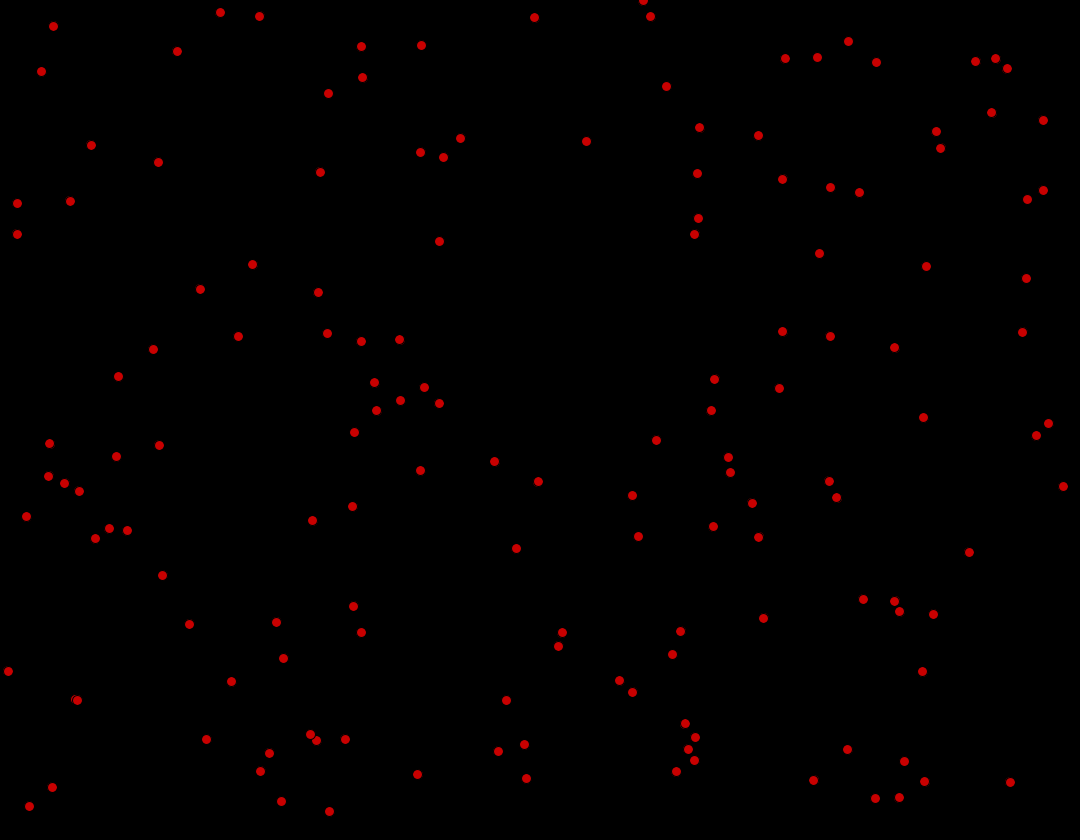
Frame 1 (no input)
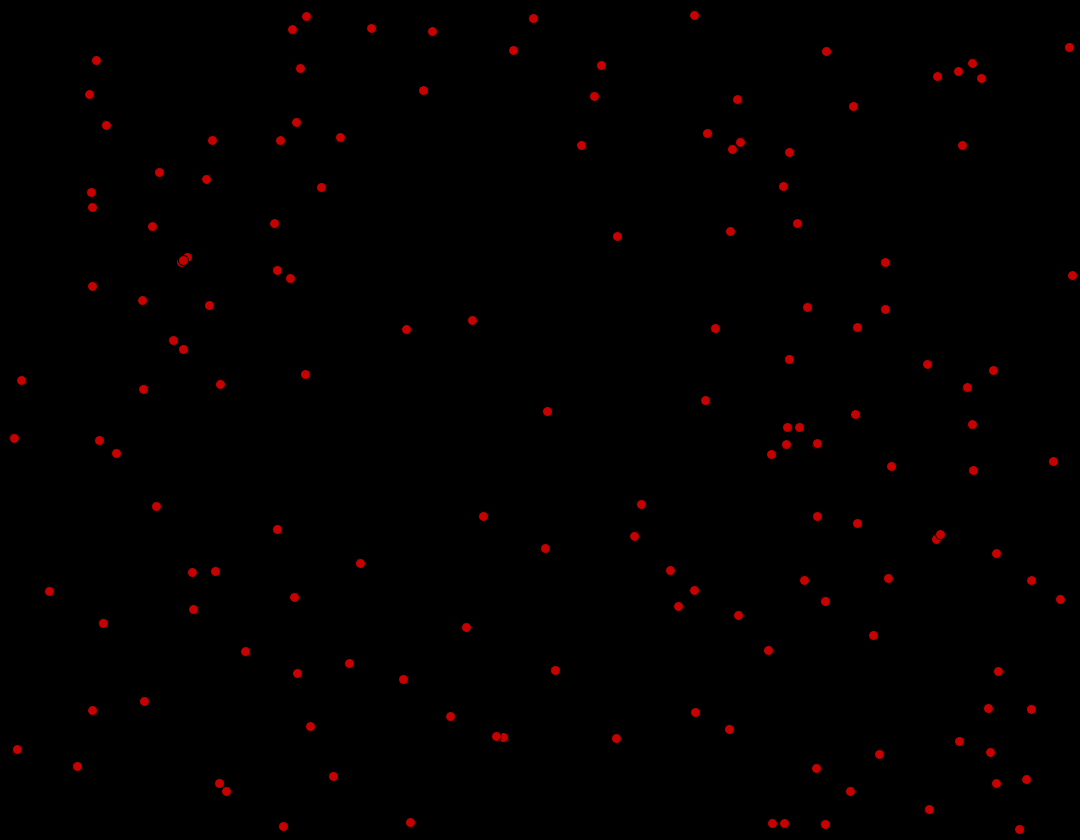
Frame 60 (the mouse pressed at the canvas centre just before this capture)
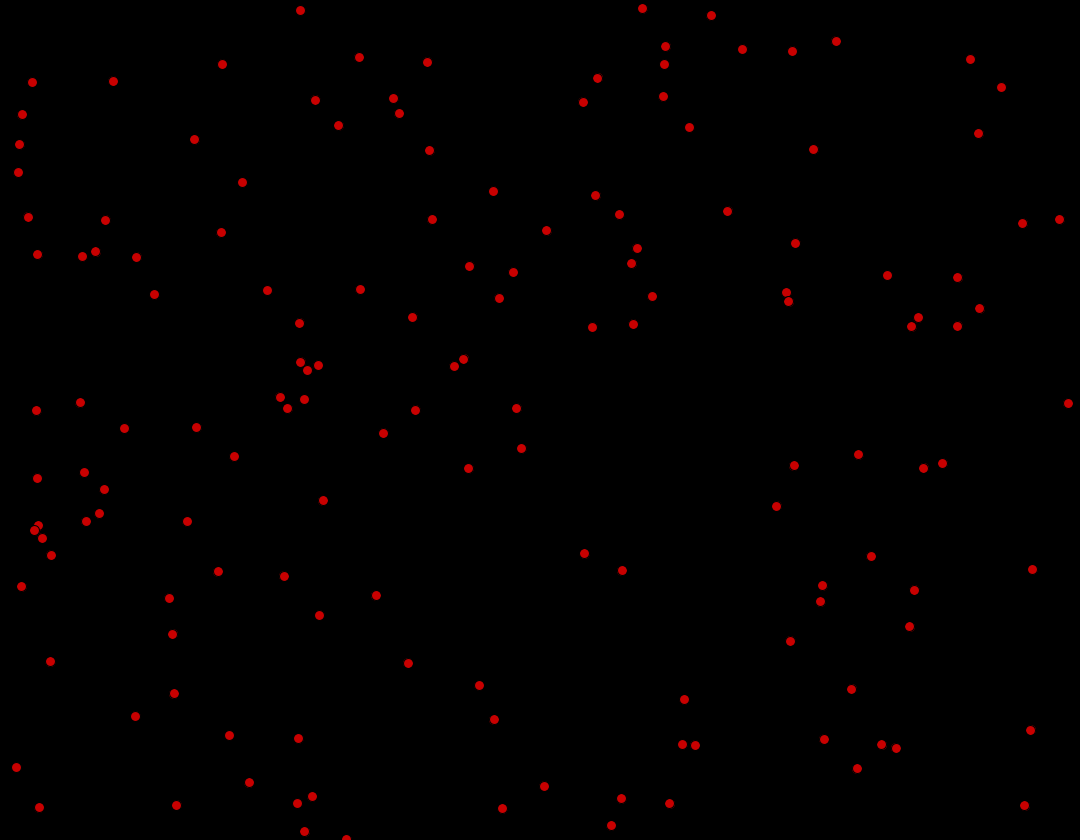
Frame 120 (the mouse held since frame 60 and released just before this capture)

The Processing sketch that drew these frames (run headless with seeded random() and noise(); from frame 60 on, the mouse is pressed at the canvas centre):

// Processing sketch: processing_50993
// ── processing_50993.pde

// Code Written By: Chukwudi T. Unonu
// Date: 02/02/2012
// ARTT489i - Advanced Digital Imaging
// Instructor: Prof. Brandon Morse
// University of Maryland, College Park, MD
//
// Made With: Apple MAC OSX 10.5.8
// Processor 3.06 GHz Intel Core Duo
// Memory 4 GB 1067 MHZ DDR3
//

// "For Loop"


void setup()
{
  size(1080,840);
    
  
  
}

void draw()
{
// Black background
 background(0); 
  
  //Push Matrix
  //If you push the Marixlater on, you have to pop the matrix...
  pushMatrix();
  
  //for loop - iteration------
  //create a variable tostore a specific type of data/information. In this case the variable will be " i = 0 "
  for(int i = 0; i < 150; i++)
  //loop will run 150 times
  {
    //what happens here is repeated based on the above "for()" command information
    fill(200,0,0);
    ellipse( random(0,width), random(0,height), 10,10 );
    //"width" in this scenario is the width of the stage area ( [...] 10,y )
    //"height" in this scenario is the width of the stage area ( [...] x,10 )
  }
 
  
  //popping the matrix
  popMatrix();
  
  

}
